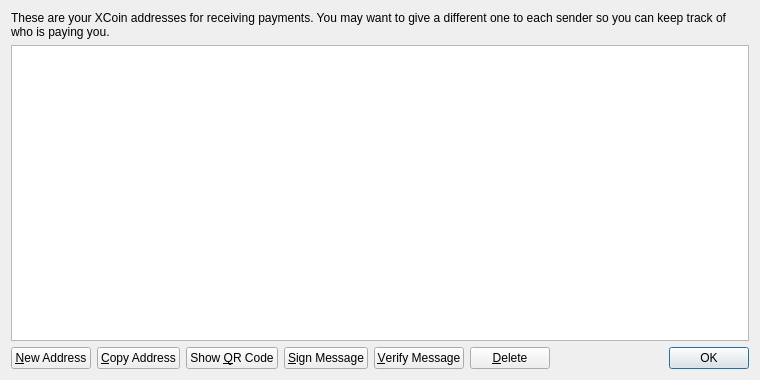
<?xml version="1.0" encoding="UTF-8"?>
<ui version="4.0">
 <class>AddressBookPage</class>
 <widget class="QWidget" name="AddressBookPage">
  <property name="geometry">
   <rect>
    <x>0</x>
    <y>0</y>
    <width>760</width>
    <height>380</height>
   </rect>
  </property>
  <property name="windowTitle">
   <string>Address Book</string>
  </property>
  <layout class="QVBoxLayout" name="verticalLayout">
   <item>
    <widget class="QLabel" name="labelExplanation">
     <property name="text">
      <string>These are your XCoin addresses for receiving payments. You may want to give a different one to each sender so you can keep track of who is paying you.</string>
     </property>
     <property name="textFormat">
      <enum>Qt::PlainText</enum>
     </property>
     <property name="wordWrap">
      <bool>true</bool>
     </property>
    </widget>
   </item>
   <item>
    <widget class="QTableView" name="tableView">
     <property name="contextMenuPolicy">
      <enum>Qt::CustomContextMenu</enum>
     </property>
     <property name="toolTip">
      <string>Double-click to edit address or label</string>
     </property>
     <property name="tabKeyNavigation">
      <bool>false</bool>
     </property>
     <property name="alternatingRowColors">
      <bool>true</bool>
     </property>
     <property name="selectionMode">
      <enum>QAbstractItemView::SingleSelection</enum>
     </property>
     <property name="selectionBehavior">
      <enum>QAbstractItemView::SelectRows</enum>
     </property>
     <property name="sortingEnabled">
      <bool>true</bool>
     </property>
     <attribute name="verticalHeaderVisible">
      <bool>false</bool>
     </attribute>
    </widget>
   </item>
   <item>
    <layout class="QHBoxLayout" name="horizontalLayout">
     <item>
      <widget class="QPushButton" name="newAddressButton">
       <property name="toolTip">
        <string>Create a new address</string>
       </property>
       <property name="text">
        <string>&amp;New Address</string>
       </property>
       <property name="icon">
        <iconset resource="../bitcoin.qrc">
         <normaloff>:/icons/add</normaloff>:/icons/add</iconset>
       </property>
      </widget>
     </item>
     <item>
      <widget class="QPushButton" name="copyToClipboard">
       <property name="toolTip">
        <string>Copy the currently selected address to the system clipboard</string>
       </property>
       <property name="text">
        <string>&amp;Copy Address</string>
       </property>
       <property name="icon">
        <iconset resource="../bitcoin.qrc">
         <normaloff>:/icons/editcopy</normaloff>:/icons/editcopy</iconset>
       </property>
      </widget>
     </item>
     <item>
      <widget class="QPushButton" name="showQRCode">
       <property name="text">
        <string>Show &amp;QR Code</string>
       </property>
       <property name="icon">
        <iconset resource="../bitcoin.qrc">
         <normaloff>:/icons/qrcode</normaloff>:/icons/qrcode</iconset>
       </property>
      </widget>
     </item>
     <item>
      <widget class="QPushButton" name="signMessage">
       <property name="toolTip">
        <string>Sign a message to prove you own a XCoin address</string>
       </property>
       <property name="text">
        <string>&amp;Sign Message</string>
       </property>
       <property name="icon">
        <iconset resource="../bitcoin.qrc">
         <normaloff>:/icons/edit</normaloff>:/icons/edit</iconset>
       </property>
      </widget>
     </item>
     <item>
      <widget class="QPushButton" name="verifyMessage">
       <property name="toolTip">
        <string>Verify a message to ensure it was signed with a specified XCoin address</string>
       </property>
       <property name="text">
        <string>&amp;Verify Message</string>
       </property>
       <property name="icon">
        <iconset resource="../bitcoin.qrc">
         <normaloff>:/icons/transaction_0</normaloff>:/icons/transaction_0</iconset>
       </property>
      </widget>
     </item>
     <item>
      <widget class="QPushButton" name="deleteButton">
       <property name="toolTip">
        <string>Delete the currently selected address from the list. Only sending addresses can be deleted.</string>
       </property>
       <property name="text">
        <string>&amp;Delete</string>
       </property>
       <property name="icon">
        <iconset resource="../bitcoin.qrc">
         <normaloff>:/icons/remove</normaloff>:/icons/remove</iconset>
       </property>
      </widget>
     </item>
     <item>
      <spacer name="horizontalSpacer">
       <property name="orientation">
        <enum>Qt::Horizontal</enum>
       </property>
       <property name="sizeHint" stdset="0">
        <size>
         <width>40</width>
         <height>20</height>
        </size>
       </property>
      </spacer>
     </item>
     <item>
      <widget class="QDialogButtonBox" name="buttonBox">
       <property name="sizePolicy">
        <sizepolicy hsizetype="Maximum" vsizetype="Fixed">
         <horstretch>0</horstretch>
         <verstretch>0</verstretch>
        </sizepolicy>
       </property>
       <property name="standardButtons">
        <set>QDialogButtonBox::Ok</set>
       </property>
      </widget>
     </item>
    </layout>
   </item>
  </layout>
 </widget>
 <resources>
  <include location="../bitcoin.qrc"/>
 </resources>
 <connections/>
</ui>
